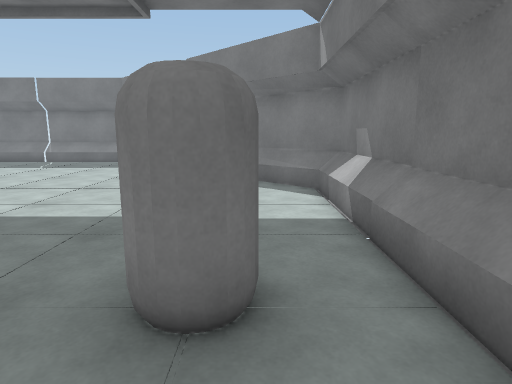
view 1 (above)

12 first-person views from a walk through a 3-D level made in the Unity game engine. The camera is 1.4 m above the floor, tilts 10° down and sees 75° across. The floor is counted in squares, 1 m on a side. Each view is taken from the middle of a square. On the plan, view 1 faces up. The plan holds only what a view shows up to about 15 squares ahead; the rest is blank.

view 2
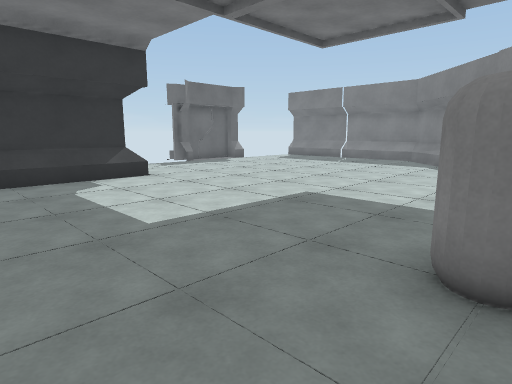

view 3
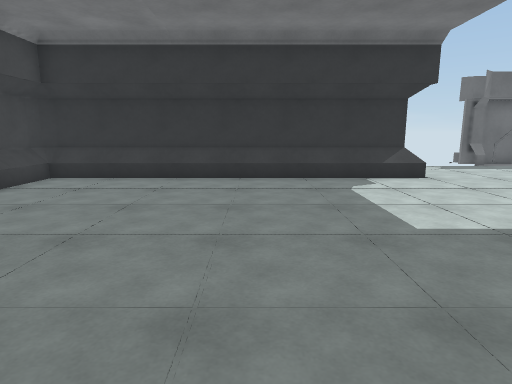

view 4
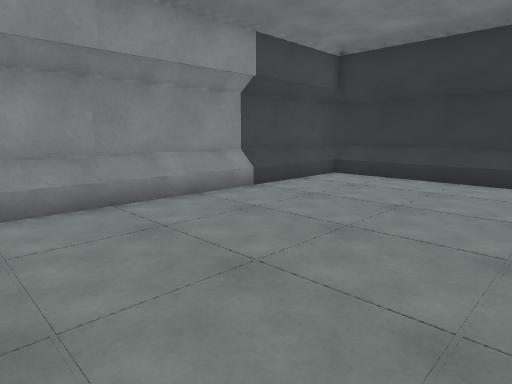

view 5
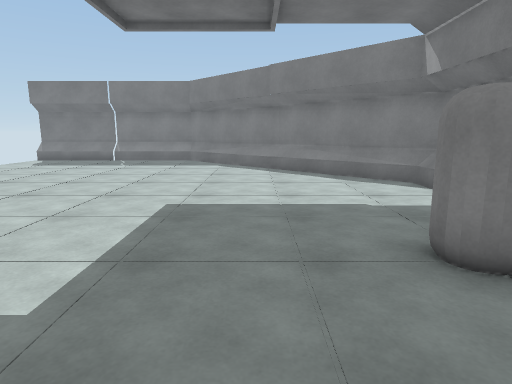

view 6
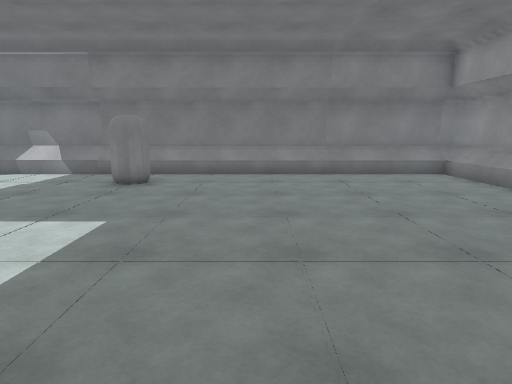

view 7
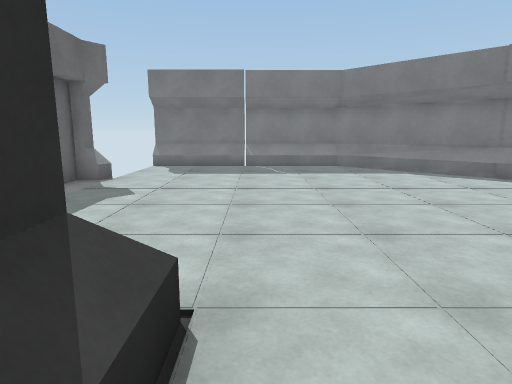

view 8
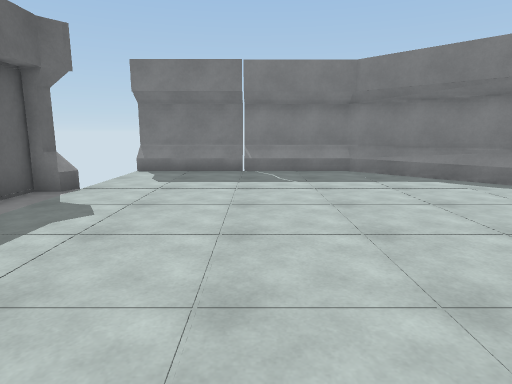

view 9
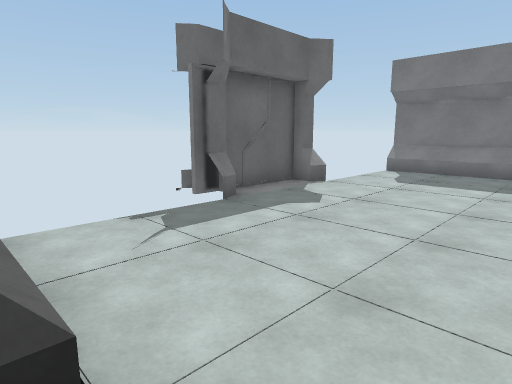

view 10
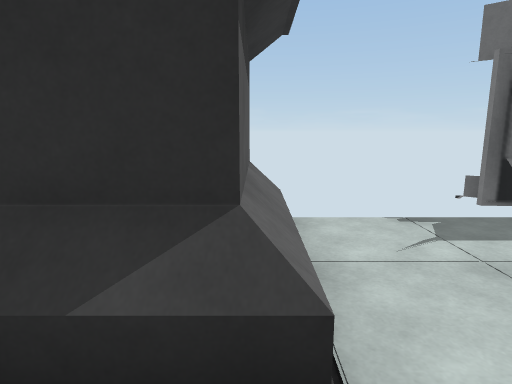

view 11
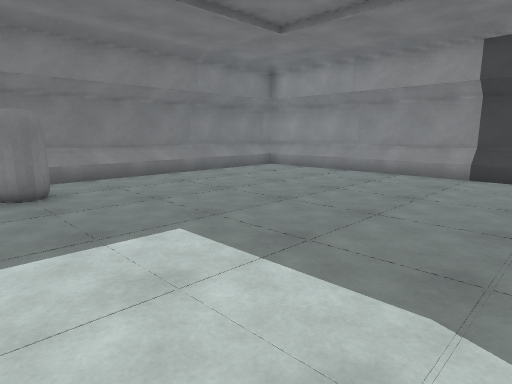

view 12
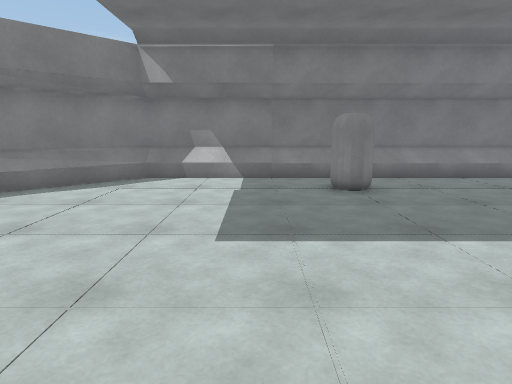

### Floor plan
Points are (right, up) in squares from view 1. A wall is a line through its corners. A room is listed if a view was taken in it or the views show most of it. See-through windows are left out.
Room 1 (views 1, 2, 3, 4, 5, 6, 7, 8, 9, 10, 11, 12)
walls: (-12.6, 3.9) (-11.1, 3.9) (-11.1, -7.6) (-11, -7.9) (-10.5, -8.1); (-2, 13) (-6.4, 17.1); (-15.1, 9.1) (-15.1, 8.5); (-14.8, 12) (-15.4, 12) (-15.4, 8.4); (-15.1, 12.6) (-15.1, 12); (-6.6, 17.1) (-14.5, 17.1); (-10.9, -8.1) (1.9, -8.1); (1.5, -8.1) (1.9, -8) (2.1, -7.6) (2.1, 8.5) (-2.1, 12.9)
low walls: (-10.6, 4.5) (-10.6, -7.6) (1.6, -7.6) (1.6, 8.5) (-2, 12.2); (-4.9, 15.4) (-5.6, 16.1); (-14.6, 12.5) (-14.8, 12); (-5.9, 16.5) (-6.6, 17.1); (-6.4, 16.6) (-14.5, 16.6)
objects: other object (-1, 2) to (0, 3)

Positions as (right, up) in squares from view 1, and headings:
1: (0, 0), facing up
2: (0, -1), facing up-left
3: (0, -1), facing left
4: (0, -1), facing down-left
5: (-3, -1), facing up
6: (-10, -1), facing right
7: (-10, 2), facing up
8: (-10, 4), facing up
9: (-9, 4), facing up-left
10: (-9, 4), facing left
11: (-9, 4), facing down-right
12: (-9, 5), facing right
